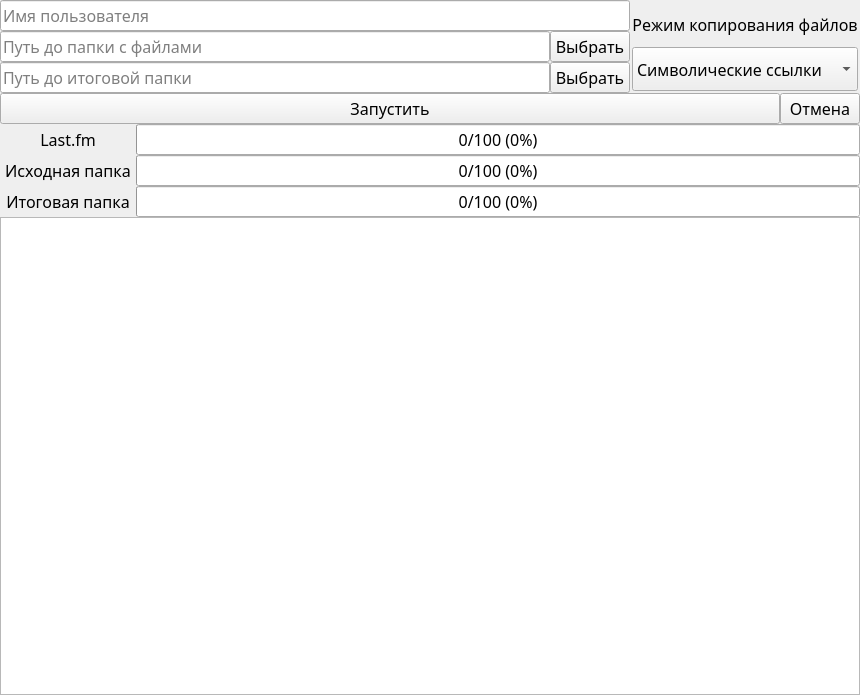
<?xml version="1.0" encoding="UTF-8"?>
<ui version="4.0">
 <class>MainWindow</class>
 <widget class="QMainWindow" name="MainWindow">
  <property name="geometry">
   <rect>
    <x>0</x>
    <y>0</y>
    <width>860</width>
    <height>695</height>
   </rect>
  </property>
  <property name="sizePolicy">
   <sizepolicy hsizetype="Preferred" vsizetype="Preferred">
    <horstretch>0</horstretch>
    <verstretch>0</verstretch>
   </sizepolicy>
  </property>
  <property name="font">
   <font>
    <family>Trebuchet MS</family>
    <pointsize>12</pointsize>
   </font>
  </property>
  <property name="windowTitle">
   <string>Парсер и копировальщик любимых треков Last.fm</string>
  </property>
  <property name="windowIcon">
   <iconset>
    <normaloff>../../images/icon.png</normaloff>../../images/icon.png</iconset>
  </property>
  <widget class="QWidget" name="centralwidget">
   <layout class="QVBoxLayout" name="verticalLayout_5">
    <property name="spacing">
     <number>0</number>
    </property>
    <property name="leftMargin">
     <number>0</number>
    </property>
    <property name="topMargin">
     <number>0</number>
    </property>
    <property name="rightMargin">
     <number>0</number>
    </property>
    <property name="bottomMargin">
     <number>0</number>
    </property>
    <item>
     <layout class="QHBoxLayout" name="horizontalLayout">
      <property name="spacing">
       <number>0</number>
      </property>
      <item>
       <layout class="QVBoxLayout" name="verticalLayout_3">
        <property name="spacing">
         <number>0</number>
        </property>
        <item>
         <widget class="QLineEdit" name="usernameLineEdit">
          <property name="sizePolicy">
           <sizepolicy hsizetype="Expanding" vsizetype="Minimum">
            <horstretch>0</horstretch>
            <verstretch>0</verstretch>
           </sizepolicy>
          </property>
          <property name="inputMask">
           <string/>
          </property>
          <property name="placeholderText">
           <string>Имя пользователя</string>
          </property>
         </widget>
        </item>
        <item>
         <layout class="QHBoxLayout" name="horizontalLayout_2">
          <property name="spacing">
           <number>0</number>
          </property>
          <item>
           <widget class="QLineEdit" name="startFolderLineEdit">
            <property name="sizePolicy">
             <sizepolicy hsizetype="Expanding" vsizetype="Minimum">
              <horstretch>0</horstretch>
              <verstretch>0</verstretch>
             </sizepolicy>
            </property>
            <property name="inputMask">
             <string/>
            </property>
            <property name="placeholderText">
             <string>Путь до папки с файлами</string>
            </property>
           </widget>
          </item>
          <item>
           <widget class="QPushButton" name="startFolderButton">
            <property name="sizePolicy">
             <sizepolicy hsizetype="Minimum" vsizetype="Minimum">
              <horstretch>0</horstretch>
              <verstretch>0</verstretch>
             </sizepolicy>
            </property>
            <property name="text">
             <string>Выбрать</string>
            </property>
           </widget>
          </item>
         </layout>
        </item>
        <item>
         <layout class="QHBoxLayout" name="horizontalLayout_3">
          <property name="spacing">
           <number>0</number>
          </property>
          <item>
           <widget class="QLineEdit" name="endFolderLineEdit">
            <property name="sizePolicy">
             <sizepolicy hsizetype="Expanding" vsizetype="Minimum">
              <horstretch>0</horstretch>
              <verstretch>0</verstretch>
             </sizepolicy>
            </property>
            <property name="placeholderText">
             <string>Путь до итоговой папки</string>
            </property>
           </widget>
          </item>
          <item>
           <widget class="QPushButton" name="endFolderButton">
            <property name="sizePolicy">
             <sizepolicy hsizetype="Minimum" vsizetype="Minimum">
              <horstretch>0</horstretch>
              <verstretch>0</verstretch>
             </sizepolicy>
            </property>
            <property name="text">
             <string>Выбрать</string>
            </property>
           </widget>
          </item>
         </layout>
        </item>
       </layout>
      </item>
      <item>
       <layout class="QVBoxLayout" name="verticalLayout">
        <property name="spacing">
         <number>0</number>
        </property>
        <property name="leftMargin">
         <number>2</number>
        </property>
        <property name="topMargin">
         <number>2</number>
        </property>
        <property name="rightMargin">
         <number>2</number>
        </property>
        <property name="bottomMargin">
         <number>2</number>
        </property>
        <item>
         <widget class="QLabel" name="copyOptionInfoLabel">
          <property name="sizePolicy">
           <sizepolicy hsizetype="Minimum" vsizetype="Minimum">
            <horstretch>0</horstretch>
            <verstretch>0</verstretch>
           </sizepolicy>
          </property>
          <property name="text">
           <string>Режим копирования файлов</string>
          </property>
          <property name="alignment">
           <set>Qt::AlignCenter</set>
          </property>
         </widget>
        </item>
        <item>
         <widget class="QComboBox" name="copyOptionComboBox">
          <property name="sizePolicy">
           <sizepolicy hsizetype="Minimum" vsizetype="Minimum">
            <horstretch>0</horstretch>
            <verstretch>0</verstretch>
           </sizepolicy>
          </property>
          <item>
           <property name="text">
            <string>Символические ссылки</string>
           </property>
          </item>
          <item>
           <property name="text">
            <string>Копирование</string>
           </property>
          </item>
         </widget>
        </item>
       </layout>
      </item>
     </layout>
    </item>
    <item>
     <layout class="QHBoxLayout" name="horizontalLayout_4">
      <property name="spacing">
       <number>0</number>
      </property>
      <item>
       <widget class="QPushButton" name="processButton">
        <property name="text">
         <string>Запустить</string>
        </property>
       </widget>
      </item>
      <item>
       <widget class="QPushButton" name="cancelButton">
        <property name="sizePolicy">
         <sizepolicy hsizetype="Fixed" vsizetype="Fixed">
          <horstretch>0</horstretch>
          <verstretch>0</verstretch>
         </sizepolicy>
        </property>
        <property name="text">
         <string>Отмена</string>
        </property>
       </widget>
      </item>
     </layout>
    </item>
    <item>
     <layout class="QHBoxLayout" name="horizontalLayout_6">
      <property name="spacing">
       <number>0</number>
      </property>
      <item>
       <layout class="QVBoxLayout" name="verticalLayout_4">
        <property name="spacing">
         <number>0</number>
        </property>
        <property name="leftMargin">
         <number>5</number>
        </property>
        <property name="rightMargin">
         <number>5</number>
        </property>
        <item>
         <widget class="QLabel" name="lastfmInfoLabel">
          <property name="text">
           <string>Last.fm</string>
          </property>
          <property name="alignment">
           <set>Qt::AlignCenter</set>
          </property>
         </widget>
        </item>
        <item>
         <widget class="QLabel" name="startFolderInfoLabel">
          <property name="text">
           <string>Исходная папка</string>
          </property>
          <property name="alignment">
           <set>Qt::AlignCenter</set>
          </property>
         </widget>
        </item>
        <item>
         <widget class="QLabel" name="endFolderInfoLabel">
          <property name="text">
           <string>Итоговая папка</string>
          </property>
          <property name="alignment">
           <set>Qt::AlignCenter</set>
          </property>
         </widget>
        </item>
       </layout>
      </item>
      <item>
       <layout class="QVBoxLayout" name="verticalLayout_2">
        <property name="spacing">
         <number>0</number>
        </property>
        <item>
         <widget class="QProgressBar" name="lastfmProgressBar">
          <property name="maximum">
           <number>100</number>
          </property>
          <property name="value">
           <number>0</number>
          </property>
          <property name="textVisible">
           <bool>true</bool>
          </property>
          <property name="invertedAppearance">
           <bool>false</bool>
          </property>
          <property name="textDirection">
           <enum>QProgressBar::TopToBottom</enum>
          </property>
          <property name="format">
           <string>%v/%m (%p%)</string>
          </property>
         </widget>
        </item>
        <item>
         <widget class="QProgressBar" name="startFolderProgressBar">
          <property name="minimum">
           <number>0</number>
          </property>
          <property name="maximum">
           <number>100</number>
          </property>
          <property name="value">
           <number>0</number>
          </property>
          <property name="textVisible">
           <bool>true</bool>
          </property>
          <property name="invertedAppearance">
           <bool>false</bool>
          </property>
          <property name="textDirection">
           <enum>QProgressBar::TopToBottom</enum>
          </property>
          <property name="format">
           <string>%v/%m (%p%)</string>
          </property>
         </widget>
        </item>
        <item>
         <widget class="QProgressBar" name="endFolderProgressBar">
          <property name="minimum">
           <number>0</number>
          </property>
          <property name="maximum">
           <number>100</number>
          </property>
          <property name="value">
           <number>0</number>
          </property>
          <property name="textVisible">
           <bool>true</bool>
          </property>
          <property name="invertedAppearance">
           <bool>false</bool>
          </property>
          <property name="textDirection">
           <enum>QProgressBar::TopToBottom</enum>
          </property>
          <property name="format">
           <string>%v/%m (%p%)</string>
          </property>
         </widget>
        </item>
       </layout>
      </item>
     </layout>
    </item>
    <item>
     <widget class="QTextBrowser" name="outputField"/>
    </item>
   </layout>
  </widget>
 </widget>
 <resources/>
 <connections/>
</ui>
